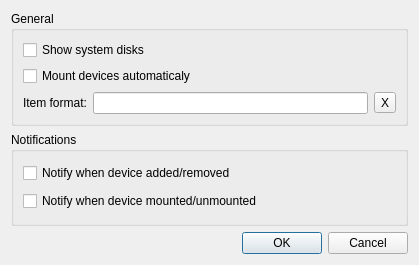
<?xml version="1.0" encoding="UTF-8"?>
<ui version="4.0">
 <class>SettingsDialog</class>
 <widget class="QDialog" name="SettingsDialog">
  <property name="geometry">
   <rect>
    <x>0</x>
    <y>0</y>
    <width>419</width>
    <height>265</height>
   </rect>
  </property>
  <property name="windowTitle">
   <string>Settings</string>
  </property>
  <layout class="QVBoxLayout" name="verticalLayout">
   <item>
    <widget class="QGroupBox" name="mainGroupBox">
     <property name="title">
      <string>General</string>
     </property>
     <layout class="QVBoxLayout" name="verticalLayout_3">
      <item>
       <widget class="QCheckBox" name="systemDisks">
        <property name="text">
         <string>Show system disks</string>
        </property>
       </widget>
      </item>
      <item>
       <widget class="QCheckBox" name="autoMount">
        <property name="enabled">
         <bool>true</bool>
        </property>
        <property name="text">
         <string>Mount devices automaticaly</string>
        </property>
       </widget>
      </item>
      <item>
       <layout class="QHBoxLayout" name="horizontalLayout">
        <item>
         <widget class="QLabel" name="formatLabel">
          <property name="text">
           <string>Item format:</string>
          </property>
         </widget>
        </item>
        <item>
         <widget class="QLineEdit" name="itemFormat">
          <property name="toolTip">
           <string>&lt;!DOCTYPE HTML PUBLIC &quot;-//W3C//DTD HTML 4.0//EN&quot; &quot;http://www.w3.org/TR/REC-html40/strict.dtd&quot;&gt;
&lt;html&gt;&lt;head&gt;&lt;meta name=&quot;qrichtext&quot; content=&quot;1&quot; /&gt;&lt;style type=&quot;text/css&quot;&gt;
p, li { white-space: pre-wrap; }
&lt;/style&gt;&lt;/head&gt;&lt;body style=&quot; font-family:'Sans Serif'; font-size:9pt; font-weight:400; font-style:normal;&quot;&gt;
&lt;p style=&quot; margin-top:0px; margin-bottom:0px; margin-left:0px; margin-right:0px; -qt-block-indent:0; text-indent:0px;&quot;&gt;&lt;span style=&quot; font-weight:600;&quot;&gt;%name%&lt;/span&gt; - device name&lt;/p&gt;
&lt;p style=&quot; margin-top:0px; margin-bottom:0px; margin-left:0px; margin-right:0px; -qt-block-indent:0; text-indent:0px;&quot;&gt;&lt;span style=&quot; font-weight:600;&quot;&gt;%size%&lt;/span&gt; - device size&lt;/p&gt;
&lt;p style=&quot; margin-top:0px; margin-bottom:0px; margin-left:0px; margin-right:0px; -qt-block-indent:0; text-indent:0px;&quot;&gt;&lt;span style=&quot; font-weight:600;&quot;&gt;%fs%&lt;/span&gt; - filesystem type&lt;/p&gt;
&lt;p style=&quot; margin-top:0px; margin-bottom:0px; margin-left:0px; margin-right:0px; -qt-block-indent:0; text-indent:0px;&quot;&gt;&lt;span style=&quot; font-weight:600;&quot;&gt;%mounted%&lt;/span&gt; - mount point&lt;/p&gt;&lt;/body&gt;&lt;/html&gt;</string>
          </property>
         </widget>
        </item>
        <item>
         <widget class="QToolButton" name="resetFormatButton">
          <property name="toolTip">
           <string>Reset format to default</string>
          </property>
          <property name="text">
           <string>X</string>
          </property>
         </widget>
        </item>
       </layout>
      </item>
     </layout>
    </widget>
   </item>
   <item>
    <widget class="QGroupBox" name="notifyGroupBox">
     <property name="title">
      <string>Notifications</string>
     </property>
     <layout class="QVBoxLayout" name="verticalLayout_2">
      <item>
       <widget class="QCheckBox" name="deviceNotify">
        <property name="text">
         <string>Notify when device added/removed</string>
        </property>
       </widget>
      </item>
      <item>
       <widget class="QCheckBox" name="mountNotify">
        <property name="text">
         <string>Notify when device mounted/unmounted</string>
        </property>
       </widget>
      </item>
     </layout>
    </widget>
   </item>
   <item>
    <widget class="QDialogButtonBox" name="buttonBox">
     <property name="orientation">
      <enum>Qt::Horizontal</enum>
     </property>
     <property name="standardButtons">
      <set>QDialogButtonBox::Cancel|QDialogButtonBox::Ok</set>
     </property>
    </widget>
   </item>
  </layout>
 </widget>
 <tabstops>
  <tabstop>systemDisks</tabstop>
  <tabstop>autoMount</tabstop>
  <tabstop>deviceNotify</tabstop>
  <tabstop>mountNotify</tabstop>
  <tabstop>buttonBox</tabstop>
 </tabstops>
 <resources/>
 <connections>
  <connection>
   <sender>buttonBox</sender>
   <signal>accepted()</signal>
   <receiver>SettingsDialog</receiver>
   <slot>accept()</slot>
   <hints>
    <hint type="sourcelabel">
     <x>248</x>
     <y>254</y>
    </hint>
    <hint type="destinationlabel">
     <x>157</x>
     <y>274</y>
    </hint>
   </hints>
  </connection>
  <connection>
   <sender>buttonBox</sender>
   <signal>rejected()</signal>
   <receiver>SettingsDialog</receiver>
   <slot>reject()</slot>
   <hints>
    <hint type="sourcelabel">
     <x>316</x>
     <y>260</y>
    </hint>
    <hint type="destinationlabel">
     <x>286</x>
     <y>274</y>
    </hint>
   </hints>
  </connection>
 </connections>
</ui>
